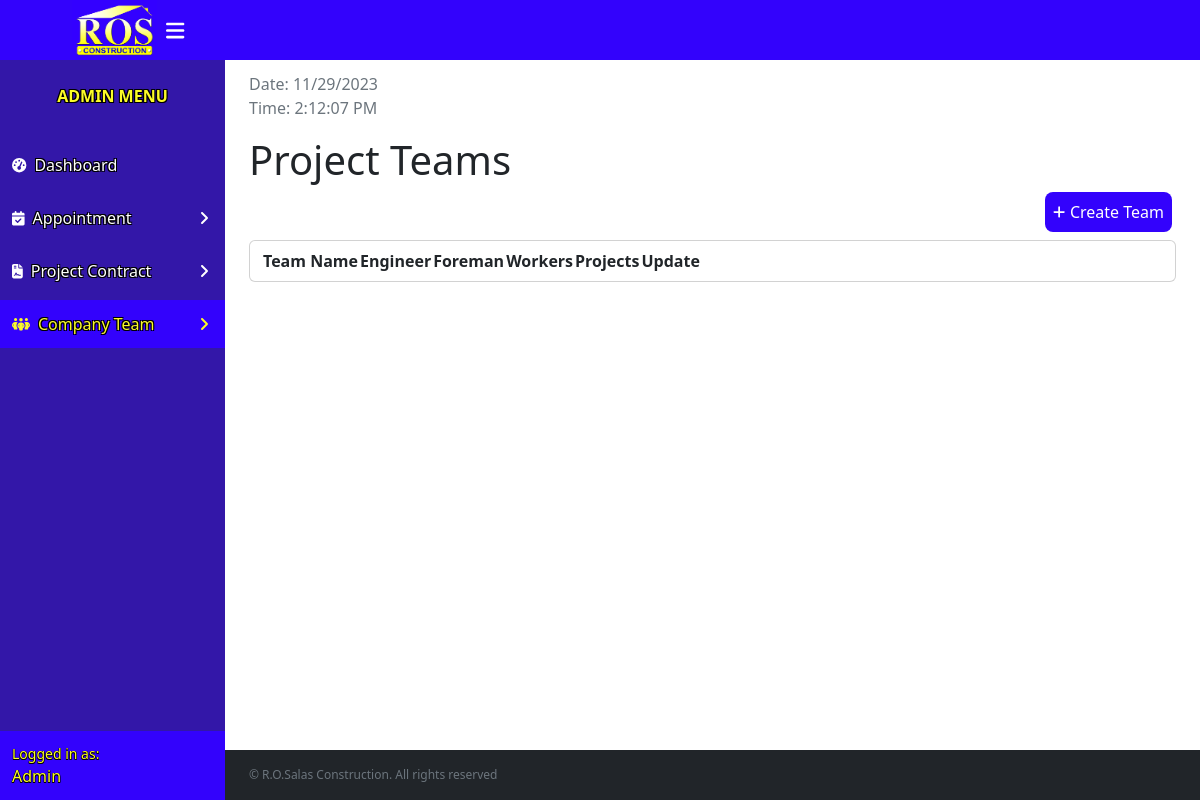
Before: /php/teamList.php (signed in) with the older database file.
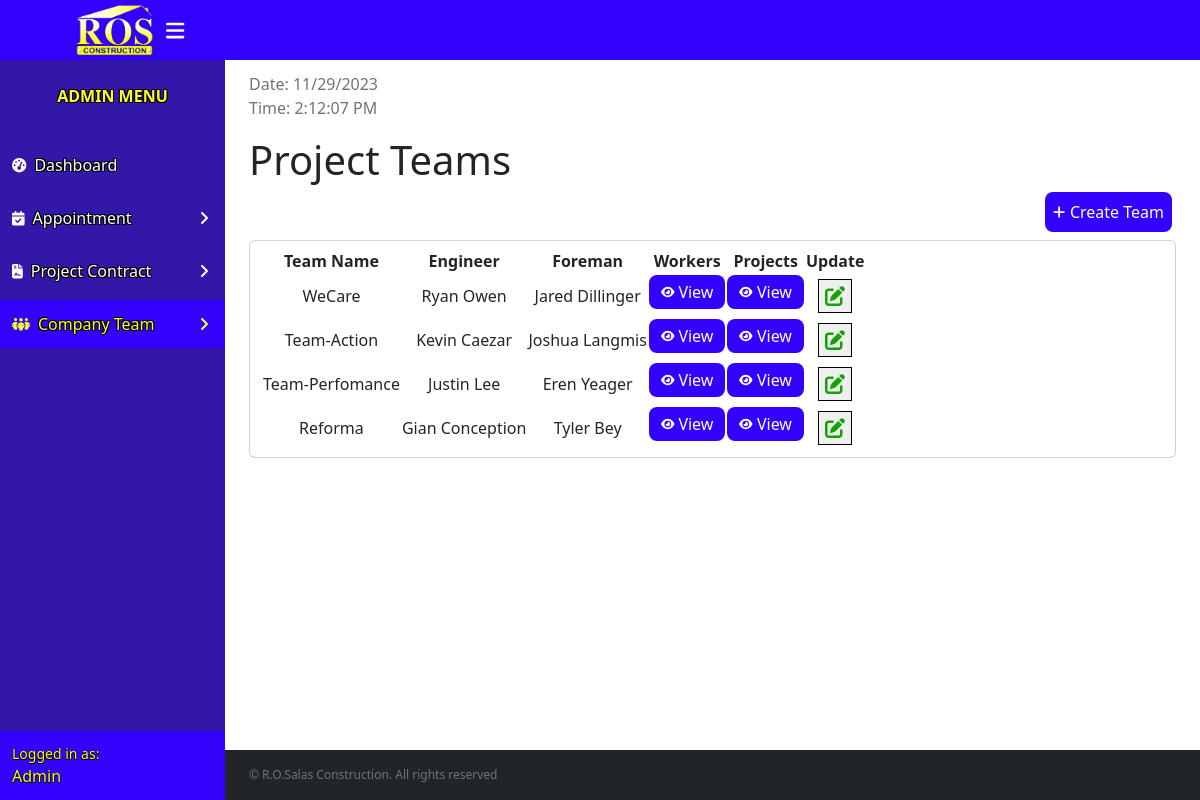
After: the same page with the newer database file.
### tables this page shows
CREATE TABLE `team` (
  `ID` int(11) NOT NULL,
  `teamName` varchar(255) NOT NULL,
  `projectID` int(11) DEFAULT NULL
);

CREATE TABLE `employee` (
  `ID` int(11) NOT NULL,
  `teamID` int(11) DEFAULT NULL,
  `fname` varchar(255) NOT NULL,
  `lname` varchar(255) NOT NULL,
  `number` varchar(128) NOT NULL,
  `gender` varchar(128) NOT NULL,
  `position` varchar(128) NOT NULL,
  `emp_img` varchar(255) NOT NULL
);

### php/teamList.php (the view, shortened to what the changed rows need)
<?php
include 'createTeam.php';
?>
<!DOCTYPE html>
<html lang="en">
<head>
    <link rel="stylesheet" href="../assets/css/bootstrap.min.css">
    <link rel="stylesheet" href="https://cdn.jsdelivr.net/npm/simple-datatables@7.3.0/dist/style.min.css">
    <link href="../assets/css/teamList.css" rel="stylesheet">
</head>
<body class="sb-nav-fixed">
    <div id="layoutSidenav">
        <div id="layoutSidenav_content">
            <main>
                <div class="container-fluid px-4">
                    <h1 class="mt-3 mb-2">Project Teams</h1>
                    <div class="card mb-4">
                        <div class="card-body">
                            <table id="datatablesSimple">
                                <thead>
                                    <tr>
                                        <th>Team Name</th>
                                        <th>Engineer</th>
                                        <th>Foreman</th>
                                        <th>Workers</th>
                                        <th>Projects</th>
                                        <th>Update</th>
                                    </tr>
                                </thead>
                                <tbody>
                                    <?php
                                    $query = "SELECT * FROM `team`";
                                    $result = mysqli_query($conn, $query);
                                    while ($row = mysqli_fetch_array($result)) {
                                        $teamID = $row['ID'];
                                        $teamName = $row["teamName"];
                                        $queryEngineer = "SELECT * FROM `employee` WHERE `teamID` = $teamID AND `position` = 'Engineer' ";
                                        $resultEngineer = mysqli_query($conn, $queryEngineer);
                                        if ($resultEngineer && mysqli_num_rows($resultEngineer) > 0) {
                                            $rowEngineer = mysqli_fetch_array($resultEngineer);
                                            $nameEngineer = $rowEngineer['fname'] . " " . $rowEngineer['lname'];
                                        } else {
                                            $engineerID = null;
                                            $nameEngineer = "Select a engineer";
                                        }
                                        $queryForeman = "SELECT * FROM `employee` WHERE `teamID` = $teamID AND `position` = 'Foreman' ";
                                        $resultForeman = mysqli_query($conn, $queryForeman);
                                        if ($resultForeman && mysqli_num_rows($resultForeman) > 0) {
                                            $rowForeman = mysqli_fetch_array($resultForeman);
                                            $nameForeman = $rowForeman['fname'] . " " . $rowForeman['lname'];
                                        } else {
                                            $foremanID = null;
                                            $nameForeman = "Select a foreman.";
                                        }
                                    ?>
                                        <tr>
                                            <td><?php echo $teamName; ?></td>
                                            <td> <?php echo $nameEngineer; ?></td>
                                            <td> <?php echo $nameForeman; ?></td>
                                            <td>
                                                <button class="add-btn fs-6" data-bs-toggle="modal" data-bs-target="#view-workers<?php echo $teamID; ?>">
                                                    <i class=" fa-solid fa-eye fa-xs me-1" style="color: #ffffff;"></i>View</button>
                                            </td>
                                            <td>
                                                <button class="add-btn fs-6" data-bs-toggle="modal" data-bs-target=#view-project<?php echo $teamID; ?>>
                                                    <i class=" fa-solid fa-eye fa-xs me-1" style="color: #ffffff;"></i>View</button>
                                            </td>
                                            <td>
                                                <button type="button" data-bs-toggle="modal" data-bs-target="#update-team<?php echo $teamID; ?> "><i class="fas fa-pen-to-square fa-lg" style="color: #13a300;"></i></button>
                                            </td>
                                        </tr>
                                    <?php
                                    }
                                    ?>
                                </tbody>
                            </table>
                        </div>
                    </div>
                </div>
            </main>
        </div>
    </div>
</body>
</html>

Changed rows visible on the page:
added team: teamName "WeCare", employee.fname+lname "Ryan Owen", employee.fname+lname "Jared Dillinger"
added team: teamName "Team-Action", employee.fname+lname "Kevin Caezar", employee.fname+lname "Joshua Langmis"
added team: teamName "Team-Perfomance", employee.fname+lname "Justin Lee", employee.fname+lname "Eren Yeager"
added team: teamName "Reforma", employee.fname+lname "Gian Conception", employee.fname+lname "Tyler Bey"
